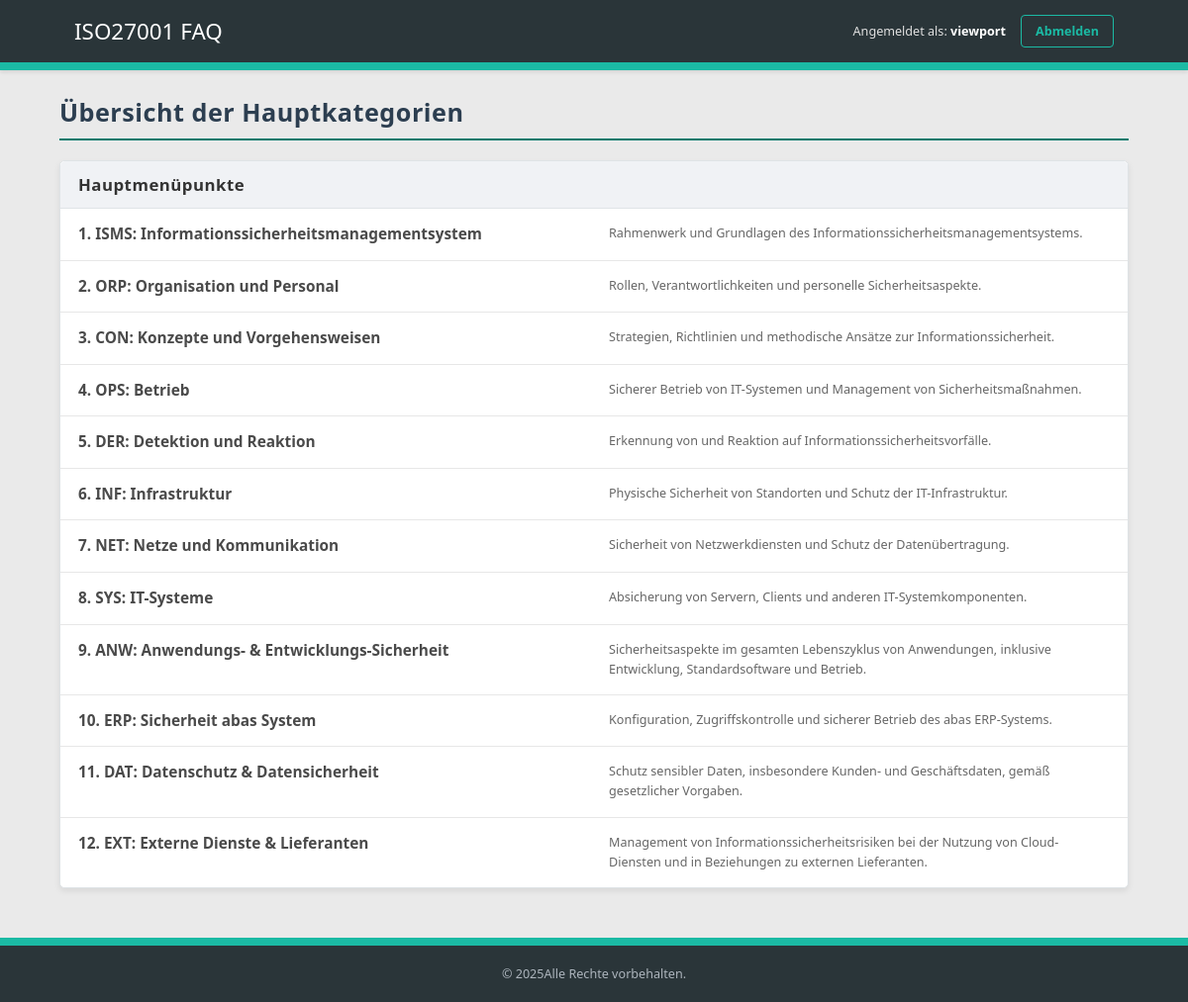
Page /index.php (signed in) on the committed database.
### tables this page shows
CREATE TABLE `hauptmenues` (
  `id` int(11) NOT NULL,
  `titel` varchar(255) NOT NULL,
  `beschreibung` text DEFAULT NULL
);

### index.php (the view, shortened to what this page needs)
<?php
require_once 'includes/db_connect.php';
require_once 'includes/header.php';
?>
<h1>Übersicht der Hauptkategorien</h1>
<div class="content-box">
    <div class="content-box-header">
        <h2>Hauptmenüpunkte</h2>
    </div>
    <ul class="menu-liste">
        <?php
        $sql = "SELECT id, titel, beschreibung FROM hauptmenues ORDER BY id ASC";
        $result = $conn->query($sql);
        if ($result && $result->num_rows > 0) {
            while($row = $result->fetch_assoc()) {
                echo "<li>";
                echo "<a href='untermenue.php?hauptmenue_id=" . htmlspecialchars($row["id"]) . "'>" . htmlspecialchars($row["titel"]) . "</a>";
                if (!empty($row["beschreibung"])) {
                    echo "<p class='menu-beschreibung'>" . htmlspecialchars($row["beschreibung"]) . "</p>";
                }
                echo "</li>";
            }
        } else {
            echo "<li>Keine Hauptmenüpunkte gefunden.</li>";
        }
        ?>
    </ul>
</div>
<?php
require_once 'includes/footer.php';
?>

### includes/header.php (shortened to what this page needs)
<?php
$logo_text = "ISO27001 FAQ";
?>
<!DOCTYPE html>
<html lang="de">
<head>
    <link rel="stylesheet" href="css/style.css">
    </head>
<body>
    <header class="app-header">
        <div class="container">
            <div class="logo">
                <a href="index.php"><?php echo htmlspecialchars($logo_text); ?></a>
            </div>
            <nav class="header-nav">
                <div class="header-actions">
                    <?php if (isset($_SESSION["loggedin"]) && $_SESSION["loggedin"] === true && isset($_SESSION["username"])): ?>
                        <span class="user-greeting" style="color: #e0e0e0; margin-right: 15px; font-size: 0.9em;">
                            Angemeldet als: <strong><?php echo htmlspecialchars($_SESSION["username"]); ?></strong>
                        </span>
                        <a href="logout.php" class="logout-button" style="color: #1bbaa4; text-decoration: none; font-weight: bold; font-size: 0.9em; padding: 7px 14px; border: 1px solid #1bbaa4; border-radius: 4px; transition: background-color 0.2s, color 0.2s;">
                            Abmelden
                        </a>
                    <?php endif; ?>
                </div>
            </nav>
        </div>
    </header>
    <main class="page-content-wrapper">
        <div class="container">

### includes/footer.php (shortened to what this page needs)
        </div> </main> <footer class="app-footer">
        <div class="container">
            <p>&copy; <?php echo date("Y"); ?>Alle Rechte vorbehalten.</p>
        </div>
    </footer>
</body>
</html>

### css/style.css (style rules this page uses)
body { font-family: 'Segoe UI', Arial, Helvetica, sans-serif; font-size: 14px; margin: 0; padding: 0; background-color: #eaeaea; color: #4a4a4a; display: flex; flex-direction: column; min-height: 100vh; }
* { box-sizing: border-box; }
.container { width: 90%; max-width: 1280px; margin: 0 auto; padding: 0 15px; }
.app-header { background-color: #2a3539; color: white; padding: 15px 0; border-bottom: 8px solid #1bbaa4; box-shadow: 0 2px 4px rgba(0,0,0,0.1); position: sticky; top: 0; z-index: 1000; }
.app-header .container { display: flex; align-items: center; justify-content: space-between; }
.app-header .logo { font-size: 1.6em; font-weight: bold; color: #ffffff; }
.app-header .logo a { color: #ffffff; text-decoration: none; }
.page-content-wrapper { flex-grow: 1; padding-top: 25px; padding-bottom: 25px; overflow-y: auto; }
.page-content-wrapper .container { padding-left:0; padding-right:0; }
h1, h2, h3 { color: #2c3e50; margin-top: 0; margin-bottom: 15px; font-weight: 600; letter-spacing: 0.5px; }
h1 { font-size: 1.8em; border-bottom: 2px solid #00796b; padding-bottom: 10px; margin-bottom:20px; }
h2 { font-size: 1.5em; }
a { color: #00796b; text-decoration: none; font-weight: 500; }
ul { list-style: none; padding: 0; margin: 0; }
.content-box { background-color: #ffffff; border: 1px solid #dfe3e6; border-radius: 5px; margin-bottom: 25px; box-shadow: 0 3px 6px rgba(0,0,0,0.08); }
.content-box-header { background-color: #f0f2f5; padding: 12px 18px; border-bottom: 1px solid #dfe3e6; border-top-left-radius: 5px; border-top-right-radius: 5px; }
.content-box-header h2 { font-size: 1.2em; color: #333; margin: 0; font-weight: 600; }
ul.menu-liste { list-style: none; padding: 0; margin: 0; }
ul.menu-liste li { padding: 15px 18px; border-bottom: 1px solid #e7e7e7; transition: background-color 0.2s ease-in-out; display: grid; grid-template-columns: minmax(auto, 50%) 1fr; gap: 15px; align-items: start; }
ul.menu-liste li:last-child { border-bottom: none; }
ul.menu-liste li > a { font-size: 1.1em; font-weight: 600; line-height: 1.4; color: #4a4a4a; text-decoration: none; display: block; }
ul.menu-liste li p.menu-beschreibung { font-size: 0.9em; color: #666; margin: 0; line-height: 1.6; }
.menu-liste li, .fragen-liste li.frage-item { padding: 12px 18px; border-bottom: 1px solid #f0f0f0; transition: background-color 0.2s ease-in-out; display: flex; align-items: center; justify-content: space-between; }
.app-footer { background-color: #2a3539; color: #adb5bd; padding: 20px 0; text-align: center; font-size: 0.9em; border-top: 8px solid #1bbaa4; }
.app-footer p { margin: 0; }
.header-nav { display: flex; align-items: center; margin-left: auto; }
.header-actions { display: flex; align-items: center; }
.user-greeting { color: #e0e0e0; margin-right: 15px; font-size: 0.9em; }
.user-greeting strong { font-weight: 600; color: #ffffff; }
.logout-button { color: #1bbaa4; text-decoration: none; font-weight: bold; font-size: 0.9em; padding: 7px 14px; border: 1px solid #1bbaa4; border-radius: 4px; transition: background-color 0.2s, color 0.2s; }

### rows in the picture
hauptmenues: titel "1. ISMS: Informationssicherheitsmanagementsystem", beschreibung "Rahmenwerk und Grundlagen des Informationssicherheitsmanagementsystems."
hauptmenues: titel "2. ORP: Organisation und Personal", beschreibung "Rollen, Verantwortlichkeiten und personelle Sicherheitsaspekte."
hauptmenues: titel "3. CON: Konzepte und Vorgehensweisen", beschreibung "Strategien, Richtlinien und methodische Ansätze zur Informationssicherheit."
hauptmenues: titel "4. OPS: Betrieb", beschreibung "Sicherer Betrieb von IT-Systemen und Management von Sicherheitsmaßnahmen."
hauptmenues: titel "5. DER: Detektion und Reaktion", beschreibung "Erkennung von und Reaktion auf Informationssicherheitsvorfälle."
hauptmenues: titel "6. INF: Infrastruktur", beschreibung "Physische Sicherheit von Standorten und Schutz der IT-Infrastruktur."
hauptmenues: titel "7. NET: Netze und Kommunikation", beschreibung "Sicherheit von Netzwerkdiensten und Schutz der Datenübertragung."
hauptmenues: titel "8. SYS: IT-Systeme", beschreibung "Absicherung von Servern, Clients und anderen IT-Systemkomponenten."
hauptmenues: titel "9. ANW: Anwendungs- & Entwicklungs-Sicherheit", beschreibung "Sicherheitsaspekte im gesamten Lebenszyklus von Anwendungen, inklusive Entwicklung, Standardsoftware und Betrieb."
hauptmenues: titel "10. ERP: Sicherheit abas System", beschreibung "Konfiguration, Zugriffskontrolle und sicherer Betrieb des abas ERP-Systems."
hauptmenues: titel "11. DAT: Datenschutz & Datensicherheit", beschreibung "Schutz sensibler Daten, insbesondere Kunden- und Geschäftsdaten, gemäß gesetzlicher Vorgaben."
hauptmenues: titel "12. EXT: Externe Dienste & Lieferanten", beschreibung "Management von Informationssicherheitsrisiken bei der Nutzung von Cloud-Diensten und in Beziehungen zu externen Lieferanten."

### other values in the picture
$logo_text "ISO27001 FAQ"
$_SESSION["username"] "viewport"
